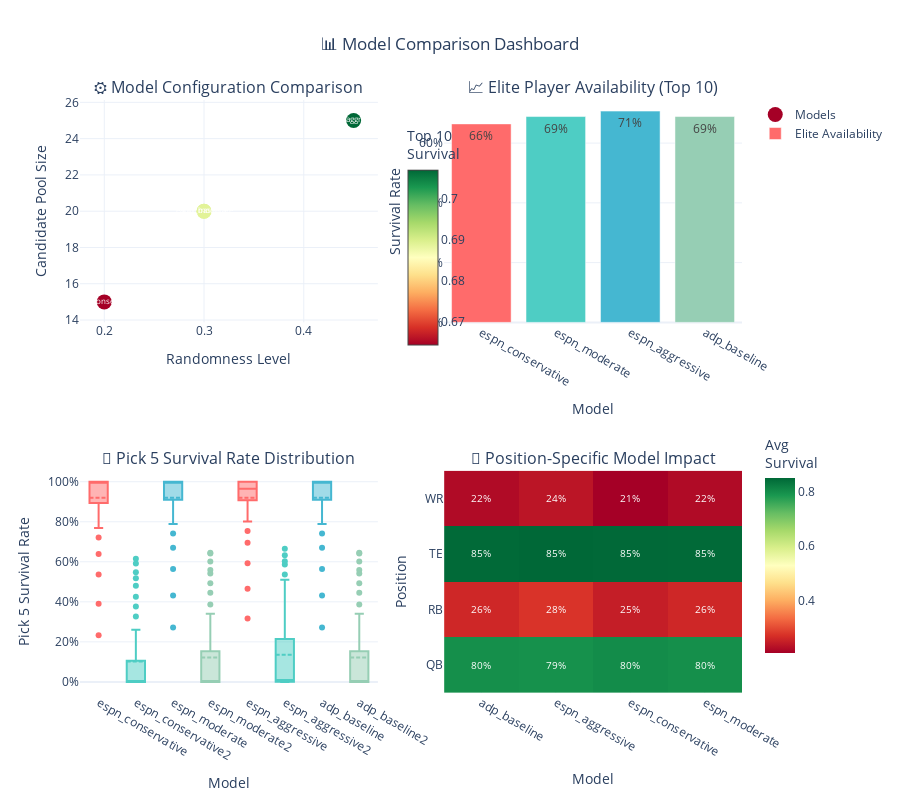

Notebook cell for this chart:
### Code cell
# 📊 Model Overview Dashboard
def create_model_overview():
    """Create high-level comparison of all models"""
    
    fig = make_subplots(
        rows=2, cols=2,
        subplot_titles=(
            '⚙️ Model Configuration Comparison',
            '📈 Elite Player Availability (Top 10)',
            '🎯 Pick 5 Survival Rate Distribution', 
            '🏈 Position-Specific Model Impact'
        ),
        specs=[[{'type': 'scatter'}, {'type': 'bar'}],
               [{'type': 'box'}, {'type': 'heatmap'}]]
    )
    
    # 1. Configuration scatter plot
    fig.add_trace(
        go.Scatter(
            x=model_summary['randomness_level'],
            y=model_summary['pool_size'],
            mode='markers+text',
            marker=dict(
                size=15,
                color=model_summary['top10_survival_pick5'],
                colorscale='RdYlGn',
                showscale=True,
                colorbar=dict(title="Top 10<br>Survival", x=0.48, y=0.77, len=0.4)
            ),
            text=model_summary['model_id'],
            textposition='middle center',
            textfont=dict(size=8, color='white'),
            name='Models',
            hovertemplate=(
                "<b>%{text}</b><br>"
                "Randomness: %{x}<br>"
                "Pool Size: %{y}<br>"
                "Top 10 Survival: %{marker.color:.1%}<br>"
                "<extra></extra>"
            )
        ),
        row=1, col=1
    )
    
    # 2. Elite availability comparison
    fig.add_trace(
        go.Bar(
            x=model_summary['model_id'],
            y=model_summary['top10_survival_pick5'],
            marker_color=['#FF6B6B', '#4ECDC4', '#45B7D1', '#96CEB4'][:len(model_summary)],
            text=[f"{v:.0%}" for v in model_summary['top10_survival_pick5']],
            textposition='auto',
            name='Elite Availability',
            hovertemplate=(
                "<b>%{x}</b><br>"
                "Top 10 Survival: %{y:.1%}<br>"
                "<extra></extra>"
            )
        ),
        row=1, col=2
    )
    
    # 3. Distribution comparison (Pick 5 survival rates)
    pick5_cols = [col for col in player_comparison.columns if 'survival_pick_5' in col]
    
    for i, col in enumerate(pick5_cols):
        model_id = col.replace('_survival_pick_5', '')
        survival_data = player_comparison[col].dropna()
        
        fig.add_trace(
            go.Box(
                y=survival_data,
                name=model_id,
                boxmean=True,
                marker_color=['#FF6B6B', '#4ECDC4', '#45B7D1', '#96CEB4'][i % 4],
                showlegend=False
            ),
            row=2, col=1
        )
    
    # 4. Position heatmap
    # Create position comparison matrix
    position_matrix = position_comparison.pivot_table(
        index='position', 
        columns='model_id', 
        values='top10_avg_survival',
        aggfunc='mean'
    )
    
    fig.add_trace(
        go.Heatmap(
            z=position_matrix.values,
            x=position_matrix.columns,
            y=position_matrix.index,
            colorscale='RdYlGn',
            text=np.round(position_matrix.values, 2),
            texttemplate='%{text:.0%}',
            textfont=dict(size=10),
            showscale=True,
            colorbar=dict(title="Avg<br>Survival", x=1.02, y=0.25, len=0.4)
        ),
        row=2, col=2
    )
    
    # Update layout
    fig.update_xaxes(title_text="Randomness Level", row=1, col=1)
    fig.update_xaxes(title_text="Model", row=1, col=2)
    fig.update_xaxes(title_text="Model", row=2, col=1)
    fig.update_xaxes(title_text="Model", row=2, col=2)
    
    fig.update_yaxes(title_text="Candidate Pool Size", row=1, col=1)
    fig.update_yaxes(title_text="Survival Rate", row=1, col=2, tickformat='.0%')
    fig.update_yaxes(title_text="Pick 5 Survival Rate", row=2, col=1, tickformat='.0%')
    fig.update_yaxes(title_text="Position", row=2, col=2)
    
    fig.update_layout(
        height=800,
        title_text="📊 Model Comparison Dashboard",
        title_x=0.5,
        template="plotly_white"
    )
    
    return fig

# Generate and display overview
overview_fig = create_model_overview()
overview_fig.show()

print(f"\n🎯 KEY INSIGHTS:")
print(f"   📊 {len(model_summary)} models with different risk profiles")
print(f"   🔥 Elite availability varies by {(model_summary['top10_survival_pick5'].max() - model_summary['top10_survival_pick5'].min()):.0%}")
print(f"   ⚙️ Higher randomness = more unpredictable drafts")
print(f"   🏈 Position patterns consistent across models")

### Figure 1 — Plotly figure (JSON) as saved in the notebook; plotly's stock layout.template omitted (floating-point values rounded to 4 significant figures)
{"data": [{"hovertemplate": "<b>%{text}</b><br>Randomness: %{x}<br>Pool Size: %{y}<br>Top 10 Survival: %{marker.color:.1%}<br><extra></extra>", "marker": {"color": [0.6643, 0.6889, 0.7071, 0.6889], "colorbar": {"len": 0.4, "title": {"text": "Top 10<br>Survival"}, "x": 0.48, "y": 0.77}, "colorscale": [[0, "rgb(165,0,38)"], [0.1, "rgb(215,48,39)"], [0.2, "rgb(244,109,67)"], [0.3, "rgb(253,174,97)"], [0.4, "rgb(254,224,139)"], [0.5, "rgb(255,255,191)"], [0.6, "rgb(217,239,139)"], [0.7, "rgb(166,217,106)"], [0.8, "rgb(102,189,99)"], [0.9, "rgb(26,152,80)"], [1, "rgb(0,104,55)"]], "showscale": true, "size": 15}, "mode": "markers+text", "name": "Models", "text": ["espn_conservative", "espn_moderate", "espn_aggressive", "adp_baseline"], "textfont": {"color": "white", "size": 8}, "textposition": "middle center", "type": "scatter", "x": [0.2, 0.3, 0.45, 0.3], "xaxis": "x", "y": [15, 20, 25, 20], "yaxis": "y"}, {"hovertemplate": "<b>%{x}</b><br>Top 10 Survival: %{y:.1%}<br><extra></extra>", "marker": {"color": ["#FF6B6B", "#4ECDC4", "#45B7D1", "#96CEB4"]}, "name": "Elite Availability", "text": ["66%", "69%", "71%", "69%"], "textposition": "auto", "type": "bar", "x": ["espn_conservative", "espn_moderate", "espn_aggressive", "adp_baseline"], "xaxis": "x2", "y": [0.6643, 0.6889, 0.7071, 0.6889], "yaxis": "y2"}, {"boxmean": true, "marker": {"color": "#FF6B6B"}, "name": "espn_conservative", "showlegend": false, "type": "box", "xaxis": "x3", "y": [0.2334, 0.3902, 0.5368, 0.6388, 0.7218, 0.7684, 0.8078, 0.8336, 0.8476, 0.865, 0.8822, 0.8834, 0.894, 0.908, 0.9108, 0.94, 0.9562, 0.982, 1.0, 1.0, 1.0, 1.0, 1.0, 1.0, 1.0, 1.0, 1.0, 1.0, 1.0, 1.0, 1.0, 1.0, 1.0, 1.0, 1.0, 1.0, 1.0, 1.0, 1.0, 1.0, 1.0, 1.0, 1.0, 1.0, 1.0, 1.0, 1.0, 1.0, 1.0, 1.0], "yaxis": "y3"}, {"boxmean": true, "marker": {"color": "#4ECDC4"}, "name": "espn_conservative2", "showlegend": false, "type": "box", "xaxis": "x3", "y": [0.0, 0.0, 0.0, 0.0, 0.0, 0.0, 0.0, 0.0, 0.0, 0.0, 0.0, 0.0002, 0.0, 0.0002, 0.0, 0.0, 0.0, 0.0002, 0.0, 0.0, 0.0002, 0.0006, 0.0002, 0.0014, 0.0012, 0.0026, 0.0038, 0.0048, 0.0052, 0.0086, 0.0096, 0.0136, 0.021, 0.0366, 0.0426, 0.0562, 0.076, 0.105, 0.1368, 0.174, 0.221, 0.261, 0.3272, 0.3762, 0.425, 0.48, 0.5184, 0.5482, 0.592, 0.6154], "yaxis": "y3"}, {"boxmean": true, "marker": {"color": "#45B7D1"}, "name": "espn_moderate", "showlegend": false, "type": "box", "xaxis": "x3", "y": [0.2722, 0.4322, 0.5644, 0.6696, 0.7416, 0.7888, 0.8324, 0.8464, 0.8634, 0.8782, 0.8882, 0.8966, 0.91, 0.9142, 0.9208, 0.9236, 0.9264, 0.9328, 0.94, 0.9412, 0.9554, 0.9736, 0.988, 1.0, 1.0, 1.0, 1.0, 1.0, 1.0, 1.0, 1.0, 1.0, 1.0, 1.0, 1.0, 1.0, 1.0, 1.0, 1.0, 1.0, 1.0, 1.0, 1.0, 1.0, 1.0, 1.0, 1.0, 1.0, 1.0, 1.0], "yaxis": "y3"}, {"boxmean": true, "marker": {"color": "#96CEB4"}, "name": "espn_moderate2", "showlegend": false, "type": "box", "xaxis": "x3", "y": [0.0, 0.0, 0.0, 0.0, 0.0, 0.0, 0.0, 0.0, 0.0, 0.0, 0.0, 0.0, 0.0, 0.0002, 0.0004, 0.0008, 0.0006, 0.0008, 0.0004, 0.0008, 0.0016, 0.002, 0.0014, 0.0042, 0.0046, 0.0042, 0.0094, 0.0108, 0.0128, 0.0202, 0.0254, 0.0324, 0.0452, 0.0612, 0.0826, 0.0984, 0.1334, 0.1528, 0.1998, 0.237, 0.2912, 0.3402, 0.3862, 0.4454, 0.4934, 0.5418, 0.5586, 0.6018, 0.6418, 0.645], "yaxis": "y3"}, {"boxmean": true, "marker": {"color": "#FF6B6B"}, "name": "espn_aggressive", "showlegend": false, "type": "box", "xaxis": "x3", "y": [0.3172, 0.4654, 0.5922, 0.695, 0.7536, 0.8016, 0.83, 0.859, 0.871, 0.8858, 0.8958, 0.9056, 0.9076, 0.9206, 0.9232, 0.9292, 0.9332, 0.9406, 0.939, 0.95, 0.94, 0.9524, 0.946, 0.9522, 0.9604, 0.9696, 0.9794, 0.9844, 1.0, 1.0, 1.0, 1.0, 1.0, 1.0, 1.0, 1.0, 1.0, 1.0, 1.0, 1.0, 1.0, 1.0, 1.0, 1.0, 1.0, 1.0, 1.0, 1.0, 1.0, 1.0], "yaxis": "y3"}, {"boxmean": true, "marker": {"color": "#4ECDC4"}, "name": "espn_aggressive2", "showlegend": false, "type": "box", "xaxis": "x3", "y": [0.0, 0.0, 0.0, 0.0, 0.0, 0.0, 0.0002, 0.0, 0.0, 0.0002, 0.0002, 0.0004, 0.0008, 0.0002, 0.0006, 0.0006, 0.0006, 0.002, 0.0022, 0.0016, 0.004, 0.0036, 0.0066, 0.0074, 0.0088, 0.0098, 0.0172, 0.0222, 0.028, 0.0344, 0.041, 0.0596, 0.0702, 0.097, 0.125, 0.1492, 0.1782, 0.2138, 0.247, 0.2914, 0.3228, 0.382, 0.4236, 0.4658, 0.5104, 0.536, 0.587, 0.6026, 0.6324, 0.6652], "yaxis": "y3"}, {"boxmean": true, "marker": {"color": "#45B7D1"}, "name": "adp_baseline", "showlegend": false, "type": "box", "xaxis": "x3", "y": [0.2722, 0.4322, 0.5644, 0.6696, 0.7416, 0.7888, 0.8324, 0.8464, 0.8634, 0.8782, 0.8882, 0.8966, 0.91, 0.9142, 0.9208, 0.9236, 0.9264, 0.9328, 0.94, 0.9412, 0.9554, 0.9736, 0.988, 1.0, 1.0, 1.0, 1.0, 1.0, 1.0, 1.0, 1.0, 1.0, 1.0, 1.0, 1.0, 1.0, 1.0, 1.0, 1.0, 1.0, 1.0, 1.0, 1.0, 1.0, 1.0, 1.0, 1.0, 1.0, 1.0, 1.0], "yaxis": "y3"}, {"boxmean": true, "marker": {"color": "#96CEB4"}, "name": "adp_baseline2", "showlegend": false, "type": "box", "xaxis": "x3", "y": [0.0, 0.0, 0.0, 0.0, 0.0, 0.0, 0.0, 0.0, 0.0, 0.0, 0.0, 0.0, 0.0, 0.0002, 0.0004, 0.0008, 0.0006, 0.0008, 0.0004, 0.0008, 0.0016, 0.002, 0.0014, 0.0042, 0.0046, 0.0042, 0.0094, 0.0108, 0.0128, 0.0202, 0.0254, 0.0324, 0.0452, 0.0612, 0.0826, 0.0984, 0.1334, 0.1528, 0.1998, 0.237, 0.2912, 0.3402, 0.3862, 0.4454, 0.4934, 0.5418, 0.5586, 0.6018, 0.6418, 0.645], "yaxis": "y3"}, {"colorbar": {"len": 0.4, "title": {"text": "Avg<br>Survival"}, "x": 1.02, "y": 0.25}, "colorscale": [[0, "rgb(165,0,38)"], [0.1, "rgb(215,48,39)"], [0.2, "rgb(244,109,67)"], [0.3, "rgb(253,174,97)"], [0.4, "rgb(254,224,139)"], [0.5, "rgb(255,255,191)"], [0.6, "rgb(217,239,139)"], [0.7, "rgb(166,217,106)"], [0.8, "rgb(102,189,99)"], [0.9, "rgb(26,152,80)"], [1, "rgb(0,104,55)"]], "showscale": true, "text": [[0.8, 0.79, 0.8, 0.8], [0.26, 0.28, 0.25, 0.26], [0.85, 0.85, 0.85, 0.85], [0.22, 0.24, 0.21, 0.22]], "textfont": {"size": 10}, "texttemplate": "%{text:.0%}", "type": "heatmap", "x": ["adp_baseline", "espn_aggressive", "espn_conservative", "espn_moderate"], "xaxis": "x4", "y": ["QB", "RB", "TE", "WR"], "yaxis": "y4", "z": [[0.7964, 0.7934, 0.8007, 0.7964], [0.2601, 0.2753, 0.2475, 0.2601], [0.8458, 0.8485, 0.8472, 0.8458], [0.2219, 0.2359, 0.2076, 0.2219]]}], "layout": {"annotations": [{"font": {"size": 16}, "showarrow": false, "text": "⚙️ Model Configuration Comparison", "x": 0.225, "xanchor": "center", "xref": "paper", "y": 1, "yanchor": "bottom", "yref": "paper"}, {"font": {"size": 16}, "showarrow": false, "text": "📈 Elite Player Availability (Top 10)", "x": 0.775, "xanchor": "center", "xref": "paper", "y": 1, "yanchor": "bottom", "yref": "paper"}, {"font": {"size": 16}, "showarrow": false, "text": "🎯 Pick 5 Survival Rate Distribution", "x": 0.225, "xanchor": "center", "xref": "paper", "y": 0.375, "yanchor": "bottom", "yref": "paper"}, {"font": {"size": 16}, "showarrow": false, "text": "🏈 Position-Specific Model Impact", "x": 0.775, "xanchor": "center", "xref": "paper", "y": 0.375, "yanchor": "bottom", "yref": "paper"}], "height": 800, "title": {"text": "📊 Model Comparison Dashboard", "x": 0.5}, "xaxis": {"anchor": "y", "domain": [0, 0.45], "title": {"text": "Randomness Level"}}, "xaxis2": {"anchor": "y2", "domain": [0.55, 1], "title": {"text": "Model"}}, "xaxis3": {"anchor": "y3", "domain": [0, 0.45], "title": {"text": "Model"}}, "xaxis4": {"anchor": "y4", "domain": [0.55, 1], "title": {"text": "Model"}}, "yaxis": {"anchor": "x", "domain": [0.625, 1], "title": {"text": "Candidate Pool Size"}}, "yaxis2": {"anchor": "x2", "domain": [0.625, 1], "tickformat": ".0%", "title": {"text": "Survival Rate"}}, "yaxis3": {"anchor": "x3", "domain": [0, 0.375], "tickformat": ".0%", "title": {"text": "Pick 5 Survival Rate"}}, "yaxis4": {"anchor": "x4", "domain": [0, 0.375], "title": {"text": "Position"}}}}
